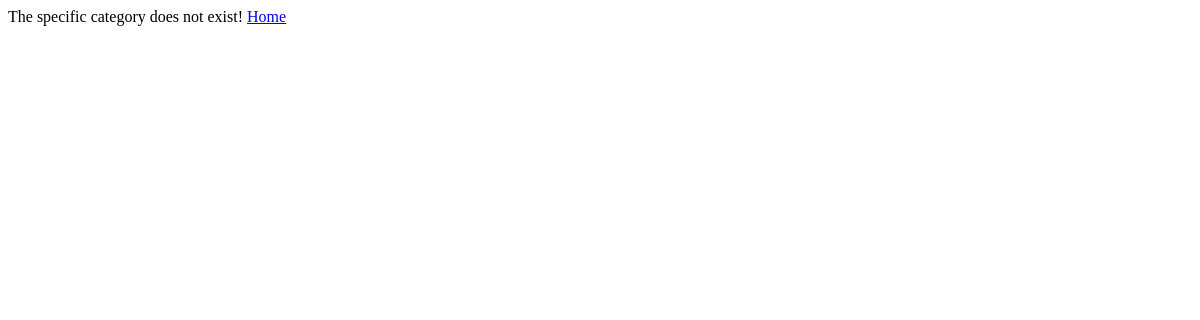
/rango/category/python/, run on an earlier commit of the app's database.
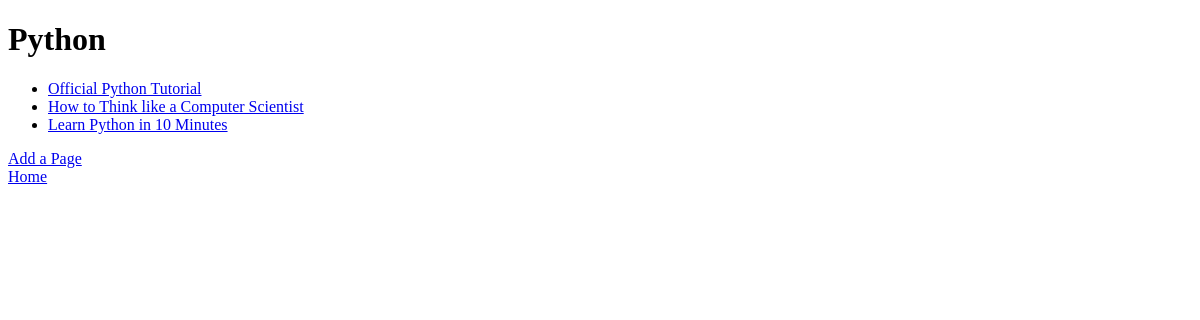
And on a later commit of the database.
### rango/models.py (models this page shows, shortened)
class Category(models.Model):
    name = models.CharField(max_length=128, unique=True)
    views = models.IntegerField(default=0)
    likes = models.IntegerField(default=0)
    slug = models.SlugField(unique=True)
    name_limit = models.IntegerField(default=128)
    class Meta:
        verbose_name_plural = "Categories"

class Page(models.Model):
    category = models.ForeignKey(Category, on_delete=models.CASCADE)
    title = models.CharField(max_length=128)
    url = models.URLField()
    views = models.IntegerField(default=0)
    title_limit = models.IntegerField(default=128)
    url_limit = models.IntegerField(default=200)

### rango/views.py (the view)
def show_category(request, category_name_slug):
    context_dict = {}
    try:
        category = Category.objects.get(slug=category_name_slug)
        pages = Page.objects.filter(category=category)
        context_dict["pages"] = pages
        context_dict["category"] = category
    except Category.DoesNotExist:
        context_dict["pages"] = None
        context_dict["category"] = None
    return render(request, "rango/category.html", context=context_dict)

### templates/rango/category.html (shortened to what this page needs)
<!DOCTYPE html>
<html>
    <head>
    </head>
    <body>
        <div>
            {% if category %}
                <h1>{{ category.name }}</h1>
                {% if pages %}
                    <ul>
                        {% for page in pages %}
                            <li><a href="{{ page.url }}">{{ page.title }}</a></li>
                        {% endfor %}
                    </ul>
                {% else %}
                    <strong>No pages currently in category.</strong>
                {% endif %}
                <a href="/rango/category/{{ category.slug }}/add_page/">Add a Page</a><br>
            {% else %}
                The specific category does not exist!
            {% endif %}
            <a href="/rango/">Home</a>
        </div>
    </body>
</html>

What changed in the data, as far as the page shows it:
now on this page (row edited): Category: name "Python"
changed Category: slug empty → "python" (drawn)
now on this page (row edited): Page: title "Official Python Tutorial"
now on this page (row edited): Page: title "How to Think like a Computer Scientist"
now on this page (row edited): Page: title "Learn Python in 10 Minutes"
Also different on the page:
text no longer shown: "The specific category does not exist!"
text now shown: "Add a Page"
